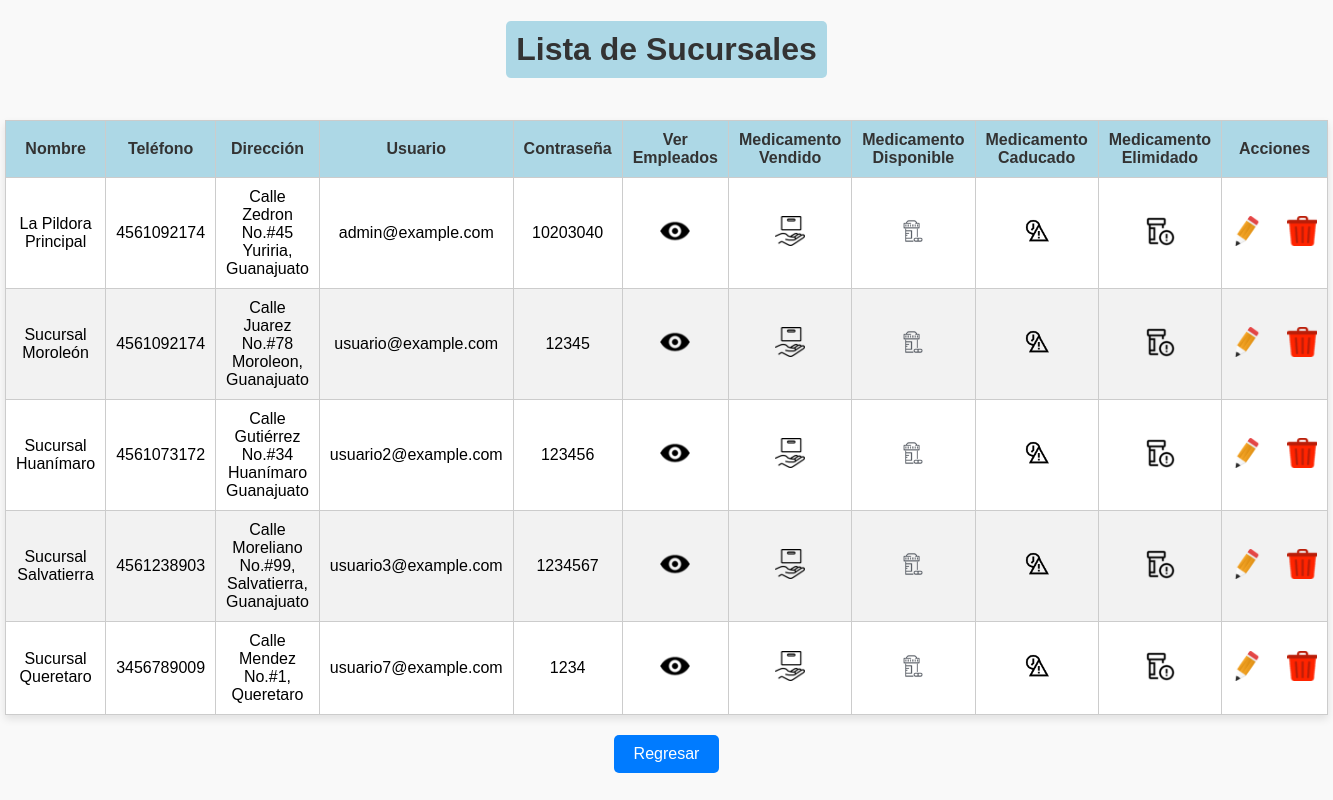
The page /src/ListaSucursales.php on the database its author committed.
### tables this page shows
CREATE TABLE `Sucursales` (
  `idSucursal` int NOT NULL,
  `Nombre` varchar(100) NOT NULL,
  `Telefono` varchar(15) DEFAULT NULL,
  `Direccion` varchar(250) DEFAULT NULL,
  `Usuario` varchar(50) DEFAULT NULL,
  `Clave` varchar(255) DEFAULT NULL,
  `estatus` enum('Activo','Inactivo') NOT NULL DEFAULT 'Activo'
);

### src/ListaSucursales.php (the view, shortened to what this page needs)
<?php
$host = 'db';
$dbname = 'FARMACIA';
$username = 'user';
$password = 'user_password';
try {
    $pdo = new PDO("mysql:host=$host;dbname=$dbname;charset=utf8", $username, $password);
    $pdo->setAttribute(PDO::ATTR_ERRMODE, PDO::ERRMODE_EXCEPTION);
} catch (PDOException $s) {
    die("Error en la conexión: " . $s->getMessage());
}
function obtenerSucursales($pdo, $estatus) {
    $query = "
    SELECT
        s.idSucursal, s.Nombre, s.Telefono, s.Direccion, s.Usuario, s.Clave
    FROM Sucursales s
    WHERE s.estatus = :estatus
    ";
    $stmt = $pdo->prepare($query);
    $stmt->bindParam(':estatus', $estatus);
    $stmt->execute();
    return $stmt->fetchAll(PDO::FETCH_ASSOC);
}
$sucursales = obtenerSucursales($pdo, 'Activo');
?>
<!DOCTYPE html>
<html lang="es">
<head>
    <link rel="stylesheet" type="text/css" href="styleListas.css">
</head>
<body>
<h1>Lista de Sucursales</h1>
<table border="1">
    <thead>
        <tr>
            <th>Nombre</th>
            <th>Teléfono</th>
            <th>Dirección</th>
            <th>Usuario</th>
            <th>Contraseña</th>
            <th>Ver Empleados</th>
            <th>Medicamento Vendido</th>
            <th>Medicamento Disponible</th>
            <th>Medicamento Caducado</th>
            <th>Medicamento Elimidado</th>
            <th>Acciones</th>
        </tr>
    </thead>
    <tbody>
        <?php
        foreach ($sucursales as $sucursal) {
            echo "<tr>";
            echo "<td>" . htmlspecialchars($sucursal['Nombre']) . "</td>";
            echo "<td>" . htmlspecialchars($sucursal['Telefono']) . "</td>";
            echo "<td>" . htmlspecialchars($sucursal['Direccion']) . "</td>";
            echo "<td>" . htmlspecialchars($sucursal['Usuario']) . "</td>";
            echo "<td>" . htmlspecialchars($sucursal['Clave']) . "</td>";
            echo "<td>  <a class='editable' href='Listaempleados.php?id=" . $sucursal['idSucursal'] . "'>
                    <img src='imagenes/ver.png' alt='Editar'>
                </a></td>";
            echo "<td>  <a <a class='editable' href='tabla_vendidos.php?id=" . $sucursal['idSucursal'] . "'>
                    <img src='imagenes/MedVendido.png' alt='Editar'>
                </a></td>";
            echo "<td>  <a <a class='editable' href='ListaMedicamento.php?id=" . $sucursal['idSucursal'] . "'>
                    <img src='imagenes/MedDisp.png' alt='Editar'>
                </a></td>";
            echo "<td>  <a <a class='editable' href='tabla_caducados.php?id=" . $sucursal['idSucursal'] . "'>
                    <img src='imagenes/Caducado.png' alt='Editar'>
            </a></td>";
            echo "<td>  <a <a class='editable' href='tabla_eliminados.php?id=" . $sucursal['idSucursal'] . "'>
                    <img src='imagenes/Eliminado.png' alt='Editar'>
            </a></td>";
            echo "<td>
            <span>
                <a href='editar_Sucursal.php?id=" . $sucursal['idSucursal'] . "'>
                    <img src='imagenes/Editar.png' alt='Editar'>
                </a>
                <a href='eliminar_Sucursal.php?id=" . $sucursal['idSucursal']. "' onclick=\"return confirm('¿Estás seguro de que deseas eliminar esta sucursal?');\">
                    <img src='imagenes/Eliminar.png' alt='Eliminar'>
                </a>
                </span>
            </td>";
            echo "</tr>";
        }
        ?>
    </tbody>
</table>
<button onclick="window.location.href='pagina_admin.html';">Regresar</button>
</body>
</html>

### src/styleListas.css (style rules this page uses)
h1 { text-align: center; background-color: #add8e6; padding: 10px; border-radius: 5px; font-family: Arial, sans-serif; color: #333; }
body { font-family: Arial, sans-serif; background-color: #f9f9f9; margin: 0; padding: 0; display: flex; flex-direction: column; align-items: center; }
table { border-collapse: collapse; width: 90%; margin: 20px auto; background-color: #fff; box-shadow: 0 4px 8px rgba(0, 0, 0, 0.1); text-align: center; }
th, td { border: 1px solid #ccc; padding: 10px; }
th { background-color: #add8e6; color: #333; font-weight: bold; }
tr:nth-child(even) { background-color: #f2f2f2; }
a img { width: 30px; height: 30px; }
.editable { width: 40px; height: 40px; }
button { background-color: #007bff; color: white; padding: 10px 20px; border: none; border-radius: 5px; cursor: pointer; font-size: 16px; }
span { display: inline-flex; gap: 25px; }

### rows shown on the page
sucursales: Nombre "La Pildora Principal", Telefono "4561092174", Direccion "Calle Zedron No.#45 Yuriria, Guanajuato", Usuario "admin@example.com", Clave "10203040"
sucursales: Nombre "Sucursal Moroleón", Telefono "4561092174", Direccion "Calle Juarez No.#78 Moroleon, Guanajuato", Usuario "usuario@example.com", Clave "12345"
sucursales: Nombre "Sucursal Huanímaro", Telefono "4561073172", Direccion "Calle Gutiérrez No.#34 Huanímaro Guanajuato", Usuario "usuario2@example.com", Clave "123456"
sucursales: Nombre "Sucursal Salvatierra", Telefono "4561238903", Direccion "Calle Moreliano No.#99, Salvatierra, Guanajuato", Usuario "usuario3@example.com", Clave "1234567"
sucursales: Nombre "Sucursal Queretaro", Telefono "3456789009", Direccion "Calle Mendez No.#1, Queretaro", Usuario "usuario7@example.com", Clave "1234"
